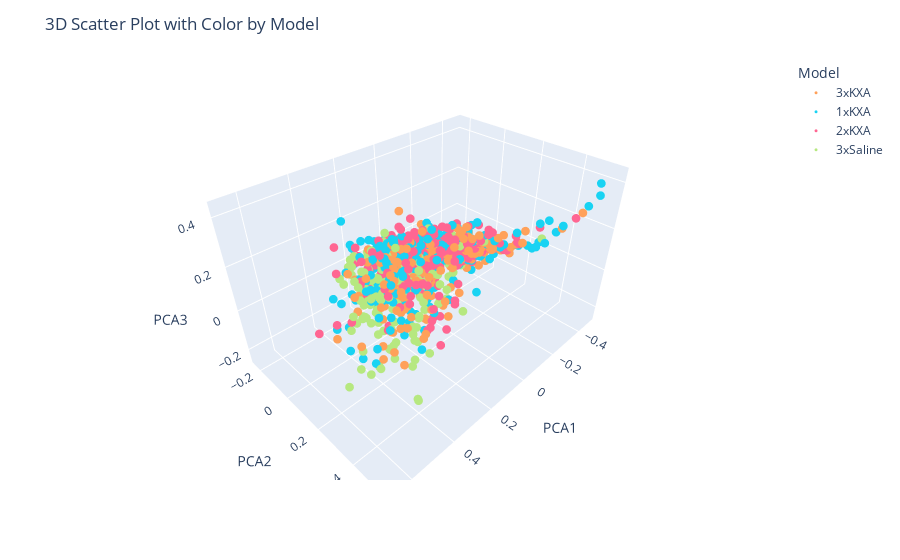

This figure's notebook cell:
### Code cell
import pandas as pd
import numpy as np
import plotly.express as px

df = protocol.morphoframe['TMD']

# Mapping colors to models
color_map = {'A': 'red', 'B': 'blue', 'C': 'green', 'D': 'orange'}
df['color'] = df['Model'].map(color_map)

# Unpacking 3D vectors
df[['x', 'y', 'z']] = pd.DataFrame(df['pca'].tolist(), index=df.index)

# Plotting with Plotly
fig = px.scatter_3d(df, x='x', y='y', z='z', color='Model', color_discrete_map=color_map,
                    opacity=1, size_max=10)
fig.update_traces(marker=dict(size=3))
# Update layout for better viewing
fig.update_layout(
    title='3D Scatter Plot with Color by Model',
    scene=dict(
        xaxis=dict(title='PCA1'),
        yaxis=dict(title='PCA2'),
        zaxis=dict(title='PCA3')
    )
)

fig.show()

### Figure 1 — Plotly figure (JSON) as saved in the notebook; plotly's stock layout.template omitted (floating-point values rounded to 4 significant figures; data arrays with more than 128 entries replaced by an {"elided": "..."} marker saying what was removed)
{"data": [{"hovertemplate": "Model=3xKXA<br>x=%{x}<br>y=%{y}<br>z=%{z}<extra></extra>", "legendgroup": "3xKXA", "marker": {"color": "#FFA15A", "opacity": 1, "size": 3, "symbol": "circle"}, "mode": "markers", "name": "3xKXA", "scene": "scene", "showlegend": true, "type": "scatter3d", "x": {"elided": "288 float values"}, "y": {"elided": "288 float values"}, "z": {"elided": "288 float values"}}, {"hovertemplate": "Model=1xKXA<br>x=%{x}<br>y=%{y}<br>z=%{z}<extra></extra>", "legendgroup": "1xKXA", "marker": {"color": "#19d3f3", "opacity": 1, "size": 3, "symbol": "circle"}, "mode": "markers", "name": "1xKXA", "scene": "scene", "showlegend": true, "type": "scatter3d", "x": {"elided": "371 float values"}, "y": {"elided": "371 float values"}, "z": {"elided": "371 float values"}}, {"hovertemplate": "Model=2xKXA<br>x=%{x}<br>y=%{y}<br>z=%{z}<extra></extra>", "legendgroup": "2xKXA", "marker": {"color": "#FF6692", "opacity": 1, "size": 3, "symbol": "circle"}, "mode": "markers", "name": "2xKXA", "scene": "scene", "showlegend": true, "type": "scatter3d", "x": {"elided": "295 float values"}, "y": {"elided": "295 float values"}, "z": {"elided": "295 float values"}}, {"hovertemplate": "Model=3xSaline<br>x=%{x}<br>y=%{y}<br>z=%{z}<extra></extra>", "legendgroup": "3xSaline", "marker": {"color": "#B6E880", "opacity": 1, "size": 3, "symbol": "circle"}, "mode": "markers", "name": "3xSaline", "scene": "scene", "showlegend": true, "type": "scatter3d", "x": {"elided": "221 float values"}, "y": {"elided": "221 float values"}, "z": {"elided": "221 float values"}}], "layout": {"legend": {"title": {"text": "Model"}, "tracegroupgap": 0}, "margin": {"t": 60}, "scene": {"domain": {"x": [0, 1], "y": [0, 1]}, "xaxis": {"title": {"text": "PCA1"}}, "yaxis": {"title": {"text": "PCA2"}}, "zaxis": {"title": {"text": "PCA3"}}}, "title": {"text": "3D Scatter Plot with Color by Model"}}}
